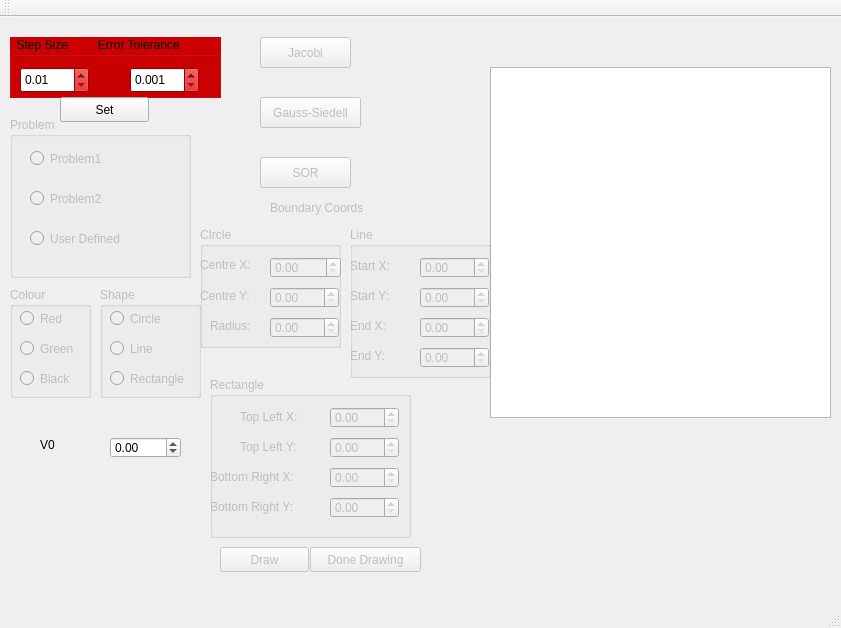
<?xml version="1.0" encoding="UTF-8"?>
<ui version="4.0">
 <class>MainWindow</class>
 <widget class="QMainWindow" name="MainWindow">
  <property name="geometry">
   <rect>
    <x>0</x>
    <y>0</y>
    <width>841</width>
    <height>628</height>
   </rect>
  </property>
  <property name="windowTitle">
   <string>MainWindow</string>
  </property>
  <widget class="QWidget" name="centralWidget">
   <widget class="QPushButton" name="GaussSeidell">
    <property name="enabled">
     <bool>false</bool>
    </property>
    <property name="geometry">
     <rect>
      <x>260</x>
      <y>80</y>
      <width>101</width>
      <height>31</height>
     </rect>
    </property>
    <property name="text">
     <string>Gauss-Siedell</string>
    </property>
   </widget>
   <widget class="QPushButton" name="Jacobi">
    <property name="enabled">
     <bool>false</bool>
    </property>
    <property name="geometry">
     <rect>
      <x>260</x>
      <y>20</y>
      <width>91</width>
      <height>31</height>
     </rect>
    </property>
    <property name="text">
     <string>Jacobi</string>
    </property>
   </widget>
   <widget class="QPushButton" name="SOR">
    <property name="enabled">
     <bool>false</bool>
    </property>
    <property name="geometry">
     <rect>
      <x>260</x>
      <y>140</y>
      <width>91</width>
      <height>31</height>
     </rect>
    </property>
    <property name="text">
     <string>SOR</string>
    </property>
   </widget>
   <widget class="QGroupBox" name="groupBox">
    <property name="geometry">
     <rect>
      <x>10</x>
      <y>20</y>
      <width>211</width>
      <height>61</height>
     </rect>
    </property>
    <property name="palette">
     <palette>
      <active>
       <colorrole role="WindowText">
        <brush brushstyle="SolidPattern">
         <color alpha="255">
          <red>0</red>
          <green>0</green>
          <blue>0</blue>
         </color>
        </brush>
       </colorrole>
       <colorrole role="Button">
        <brush brushstyle="SolidPattern">
         <color alpha="255">
          <red>204</red>
          <green>0</green>
          <blue>0</blue>
         </color>
        </brush>
       </colorrole>
       <colorrole role="Light">
        <brush brushstyle="SolidPattern">
         <color alpha="255">
          <red>255</red>
          <green>51</green>
          <blue>51</blue>
         </color>
        </brush>
       </colorrole>
       <colorrole role="Midlight">
        <brush brushstyle="SolidPattern">
         <color alpha="255">
          <red>229</red>
          <green>25</green>
          <blue>25</blue>
         </color>
        </brush>
       </colorrole>
       <colorrole role="Dark">
        <brush brushstyle="SolidPattern">
         <color alpha="255">
          <red>102</red>
          <green>0</green>
          <blue>0</blue>
         </color>
        </brush>
       </colorrole>
       <colorrole role="Mid">
        <brush brushstyle="SolidPattern">
         <color alpha="255">
          <red>136</red>
          <green>0</green>
          <blue>0</blue>
         </color>
        </brush>
       </colorrole>
       <colorrole role="Text">
        <brush brushstyle="SolidPattern">
         <color alpha="255">
          <red>0</red>
          <green>0</green>
          <blue>0</blue>
         </color>
        </brush>
       </colorrole>
       <colorrole role="BrightText">
        <brush brushstyle="SolidPattern">
         <color alpha="255">
          <red>255</red>
          <green>255</green>
          <blue>255</blue>
         </color>
        </brush>
       </colorrole>
       <colorrole role="ButtonText">
        <brush brushstyle="SolidPattern">
         <color alpha="255">
          <red>0</red>
          <green>0</green>
          <blue>0</blue>
         </color>
        </brush>
       </colorrole>
       <colorrole role="Base">
        <brush brushstyle="SolidPattern">
         <color alpha="255">
          <red>255</red>
          <green>255</green>
          <blue>255</blue>
         </color>
        </brush>
       </colorrole>
       <colorrole role="Window">
        <brush brushstyle="SolidPattern">
         <color alpha="255">
          <red>204</red>
          <green>0</green>
          <blue>0</blue>
         </color>
        </brush>
       </colorrole>
       <colorrole role="Shadow">
        <brush brushstyle="SolidPattern">
         <color alpha="255">
          <red>0</red>
          <green>0</green>
          <blue>0</blue>
         </color>
        </brush>
       </colorrole>
       <colorrole role="AlternateBase">
        <brush brushstyle="SolidPattern">
         <color alpha="255">
          <red>229</red>
          <green>127</green>
          <blue>127</blue>
         </color>
        </brush>
       </colorrole>
       <colorrole role="ToolTipBase">
        <brush brushstyle="SolidPattern">
         <color alpha="255">
          <red>255</red>
          <green>255</green>
          <blue>220</blue>
         </color>
        </brush>
       </colorrole>
       <colorrole role="ToolTipText">
        <brush brushstyle="SolidPattern">
         <color alpha="255">
          <red>0</red>
          <green>0</green>
          <blue>0</blue>
         </color>
        </brush>
       </colorrole>
      </active>
      <inactive>
       <colorrole role="WindowText">
        <brush brushstyle="SolidPattern">
         <color alpha="255">
          <red>0</red>
          <green>0</green>
          <blue>0</blue>
         </color>
        </brush>
       </colorrole>
       <colorrole role="Button">
        <brush brushstyle="SolidPattern">
         <color alpha="255">
          <red>204</red>
          <green>0</green>
          <blue>0</blue>
         </color>
        </brush>
       </colorrole>
       <colorrole role="Light">
        <brush brushstyle="SolidPattern">
         <color alpha="255">
          <red>255</red>
          <green>51</green>
          <blue>51</blue>
         </color>
        </brush>
       </colorrole>
       <colorrole role="Midlight">
        <brush brushstyle="SolidPattern">
         <color alpha="255">
          <red>229</red>
          <green>25</green>
          <blue>25</blue>
         </color>
        </brush>
       </colorrole>
       <colorrole role="Dark">
        <brush brushstyle="SolidPattern">
         <color alpha="255">
          <red>102</red>
          <green>0</green>
          <blue>0</blue>
         </color>
        </brush>
       </colorrole>
       <colorrole role="Mid">
        <brush brushstyle="SolidPattern">
         <color alpha="255">
          <red>136</red>
          <green>0</green>
          <blue>0</blue>
         </color>
        </brush>
       </colorrole>
       <colorrole role="Text">
        <brush brushstyle="SolidPattern">
         <color alpha="255">
          <red>0</red>
          <green>0</green>
          <blue>0</blue>
         </color>
        </brush>
       </colorrole>
       <colorrole role="BrightText">
        <brush brushstyle="SolidPattern">
         <color alpha="255">
          <red>255</red>
          <green>255</green>
          <blue>255</blue>
         </color>
        </brush>
       </colorrole>
       <colorrole role="ButtonText">
        <brush brushstyle="SolidPattern">
         <color alpha="255">
          <red>0</red>
          <green>0</green>
          <blue>0</blue>
         </color>
        </brush>
       </colorrole>
       <colorrole role="Base">
        <brush brushstyle="SolidPattern">
         <color alpha="255">
          <red>255</red>
          <green>255</green>
          <blue>255</blue>
         </color>
        </brush>
       </colorrole>
       <colorrole role="Window">
        <brush brushstyle="SolidPattern">
         <color alpha="255">
          <red>204</red>
          <green>0</green>
          <blue>0</blue>
         </color>
        </brush>
       </colorrole>
       <colorrole role="Shadow">
        <brush brushstyle="SolidPattern">
         <color alpha="255">
          <red>0</red>
          <green>0</green>
          <blue>0</blue>
         </color>
        </brush>
       </colorrole>
       <colorrole role="AlternateBase">
        <brush brushstyle="SolidPattern">
         <color alpha="255">
          <red>229</red>
          <green>127</green>
          <blue>127</blue>
         </color>
        </brush>
       </colorrole>
       <colorrole role="ToolTipBase">
        <brush brushstyle="SolidPattern">
         <color alpha="255">
          <red>255</red>
          <green>255</green>
          <blue>220</blue>
         </color>
        </brush>
       </colorrole>
       <colorrole role="ToolTipText">
        <brush brushstyle="SolidPattern">
         <color alpha="255">
          <red>0</red>
          <green>0</green>
          <blue>0</blue>
         </color>
        </brush>
       </colorrole>
      </inactive>
      <disabled>
       <colorrole role="WindowText">
        <brush brushstyle="SolidPattern">
         <color alpha="255">
          <red>102</red>
          <green>0</green>
          <blue>0</blue>
         </color>
        </brush>
       </colorrole>
       <colorrole role="Button">
        <brush brushstyle="SolidPattern">
         <color alpha="255">
          <red>204</red>
          <green>0</green>
          <blue>0</blue>
         </color>
        </brush>
       </colorrole>
       <colorrole role="Light">
        <brush brushstyle="SolidPattern">
         <color alpha="255">
          <red>255</red>
          <green>51</green>
          <blue>51</blue>
         </color>
        </brush>
       </colorrole>
       <colorrole role="Midlight">
        <brush brushstyle="SolidPattern">
         <color alpha="255">
          <red>229</red>
          <green>25</green>
          <blue>25</blue>
         </color>
        </brush>
       </colorrole>
       <colorrole role="Dark">
        <brush brushstyle="SolidPattern">
         <color alpha="255">
          <red>102</red>
          <green>0</green>
          <blue>0</blue>
         </color>
        </brush>
       </colorrole>
       <colorrole role="Mid">
        <brush brushstyle="SolidPattern">
         <color alpha="255">
          <red>136</red>
          <green>0</green>
          <blue>0</blue>
         </color>
        </brush>
       </colorrole>
       <colorrole role="Text">
        <brush brushstyle="SolidPattern">
         <color alpha="255">
          <red>102</red>
          <green>0</green>
          <blue>0</blue>
         </color>
        </brush>
       </colorrole>
       <colorrole role="BrightText">
        <brush brushstyle="SolidPattern">
         <color alpha="255">
          <red>255</red>
          <green>255</green>
          <blue>255</blue>
         </color>
        </brush>
       </colorrole>
       <colorrole role="ButtonText">
        <brush brushstyle="SolidPattern">
         <color alpha="255">
          <red>102</red>
          <green>0</green>
          <blue>0</blue>
         </color>
        </brush>
       </colorrole>
       <colorrole role="Base">
        <brush brushstyle="SolidPattern">
         <color alpha="255">
          <red>204</red>
          <green>0</green>
          <blue>0</blue>
         </color>
        </brush>
       </colorrole>
       <colorrole role="Window">
        <brush brushstyle="SolidPattern">
         <color alpha="255">
          <red>204</red>
          <green>0</green>
          <blue>0</blue>
         </color>
        </brush>
       </colorrole>
       <colorrole role="Shadow">
        <brush brushstyle="SolidPattern">
         <color alpha="255">
          <red>0</red>
          <green>0</green>
          <blue>0</blue>
         </color>
        </brush>
       </colorrole>
       <colorrole role="AlternateBase">
        <brush brushstyle="SolidPattern">
         <color alpha="255">
          <red>204</red>
          <green>0</green>
          <blue>0</blue>
         </color>
        </brush>
       </colorrole>
       <colorrole role="ToolTipBase">
        <brush brushstyle="SolidPattern">
         <color alpha="255">
          <red>255</red>
          <green>255</green>
          <blue>220</blue>
         </color>
        </brush>
       </colorrole>
       <colorrole role="ToolTipText">
        <brush brushstyle="SolidPattern">
         <color alpha="255">
          <red>0</red>
          <green>0</green>
          <blue>0</blue>
         </color>
        </brush>
       </colorrole>
      </disabled>
     </palette>
    </property>
    <property name="autoFillBackground">
     <bool>true</bool>
    </property>
    <property name="title">
     <string>  Step Size         Error Tolerance</string>
    </property>
    <widget class="QDoubleSpinBox" name="deltaVal">
     <property name="geometry">
      <rect>
       <x>10</x>
       <y>30</y>
       <width>69</width>
       <height>26</height>
      </rect>
     </property>
     <property name="minimumSize">
      <size>
       <width>69</width>
       <height>26</height>
      </size>
     </property>
     <property name="maximumSize">
      <size>
       <width>69</width>
       <height>26</height>
      </size>
     </property>
     <property name="minimum">
      <double>0.010000000000000</double>
     </property>
     <property name="maximum">
      <double>0.050000000000000</double>
     </property>
     <property name="singleStep">
      <double>0.010000000000000</double>
     </property>
    </widget>
    <widget class="QDoubleSpinBox" name="ErrTol">
     <property name="geometry">
      <rect>
       <x>120</x>
       <y>30</y>
       <width>69</width>
       <height>26</height>
      </rect>
     </property>
     <property name="decimals">
      <number>3</number>
     </property>
     <property name="minimum">
      <double>0.001000000000000</double>
     </property>
     <property name="maximum">
      <double>0.100000000000000</double>
     </property>
     <property name="singleStep">
      <double>0.001000000000000</double>
     </property>
    </widget>
   </widget>
   <widget class="QLabel" name="label_2">
    <property name="enabled">
     <bool>false</bool>
    </property>
    <property name="geometry">
     <rect>
      <x>270</x>
      <y>180</y>
      <width>121</width>
      <height>21</height>
     </rect>
    </property>
    <property name="text">
     <string>Boundary Coords</string>
    </property>
   </widget>
   <widget class="QGraphicsView" name="graphicsView">
    <property name="geometry">
     <rect>
      <x>490</x>
      <y>50</y>
      <width>341</width>
      <height>351</height>
     </rect>
    </property>
   </widget>
   <widget class="QGroupBox" name="groupBox_2">
    <property name="enabled">
     <bool>false</bool>
    </property>
    <property name="geometry">
     <rect>
      <x>10</x>
      <y>100</y>
      <width>181</width>
      <height>161</height>
     </rect>
    </property>
    <property name="title">
     <string>Problem</string>
    </property>
    <widget class="QRadioButton" name="Problem1">
     <property name="geometry">
      <rect>
       <x>20</x>
       <y>30</y>
       <width>112</width>
       <height>23</height>
      </rect>
     </property>
     <property name="text">
      <string>Problem1</string>
     </property>
    </widget>
    <widget class="QRadioButton" name="Problem2">
     <property name="geometry">
      <rect>
       <x>20</x>
       <y>70</y>
       <width>112</width>
       <height>23</height>
      </rect>
     </property>
     <property name="text">
      <string>Problem2</string>
     </property>
    </widget>
    <widget class="QRadioButton" name="UD">
     <property name="geometry">
      <rect>
       <x>20</x>
       <y>110</y>
       <width>121</width>
       <height>23</height>
      </rect>
     </property>
     <property name="text">
      <string>User Defined</string>
     </property>
    </widget>
   </widget>
   <widget class="QGroupBox" name="groupBox_3">
    <property name="enabled">
     <bool>false</bool>
    </property>
    <property name="geometry">
     <rect>
      <x>10</x>
      <y>270</y>
      <width>81</width>
      <height>111</height>
     </rect>
    </property>
    <property name="title">
     <string>Colour</string>
    </property>
    <property name="checkable">
     <bool>false</bool>
    </property>
    <widget class="QRadioButton" name="red">
     <property name="geometry">
      <rect>
       <x>10</x>
       <y>20</y>
       <width>112</width>
       <height>23</height>
      </rect>
     </property>
     <property name="text">
      <string>Red</string>
     </property>
    </widget>
    <widget class="QRadioButton" name="green">
     <property name="geometry">
      <rect>
       <x>10</x>
       <y>50</y>
       <width>112</width>
       <height>23</height>
      </rect>
     </property>
     <property name="text">
      <string>Green</string>
     </property>
    </widget>
    <widget class="QRadioButton" name="black">
     <property name="geometry">
      <rect>
       <x>10</x>
       <y>80</y>
       <width>112</width>
       <height>23</height>
      </rect>
     </property>
     <property name="text">
      <string>Black</string>
     </property>
    </widget>
   </widget>
   <widget class="QGroupBox" name="groupBox_4">
    <property name="enabled">
     <bool>false</bool>
    </property>
    <property name="geometry">
     <rect>
      <x>100</x>
      <y>270</y>
      <width>101</width>
      <height>111</height>
     </rect>
    </property>
    <property name="title">
     <string>Shape</string>
    </property>
    <widget class="QRadioButton" name="circle">
     <property name="geometry">
      <rect>
       <x>10</x>
       <y>20</y>
       <width>112</width>
       <height>23</height>
      </rect>
     </property>
     <property name="text">
      <string>Circle</string>
     </property>
    </widget>
    <widget class="QRadioButton" name="line">
     <property name="geometry">
      <rect>
       <x>10</x>
       <y>50</y>
       <width>112</width>
       <height>23</height>
      </rect>
     </property>
     <property name="text">
      <string>Line</string>
     </property>
    </widget>
    <widget class="QRadioButton" name="rectangle">
     <property name="geometry">
      <rect>
       <x>10</x>
       <y>80</y>
       <width>112</width>
       <height>23</height>
      </rect>
     </property>
     <property name="text">
      <string>Rectangle</string>
     </property>
    </widget>
   </widget>
   <widget class="QPushButton" name="Draw">
    <property name="enabled">
     <bool>false</bool>
    </property>
    <property name="geometry">
     <rect>
      <x>220</x>
      <y>530</y>
      <width>89</width>
      <height>25</height>
     </rect>
    </property>
    <property name="text">
     <string>Draw</string>
    </property>
   </widget>
   <widget class="QPushButton" name="Draw_2">
    <property name="enabled">
     <bool>false</bool>
    </property>
    <property name="geometry">
     <rect>
      <x>310</x>
      <y>530</y>
      <width>111</width>
      <height>25</height>
     </rect>
    </property>
    <property name="text">
     <string>Done Drawing</string>
    </property>
   </widget>
   <widget class="QDoubleSpinBox" name="HorizLinear_6">
    <property name="geometry">
     <rect>
      <x>110</x>
      <y>420</y>
      <width>71</width>
      <height>21</height>
     </rect>
    </property>
    <property name="minimum">
     <double>-1000.000000000000000</double>
    </property>
    <property name="maximum">
     <double>1000.000000000000000</double>
    </property>
   </widget>
   <widget class="QLabel" name="label_17">
    <property name="geometry">
     <rect>
      <x>40</x>
      <y>420</y>
      <width>71</width>
      <height>16</height>
     </rect>
    </property>
    <property name="text">
     <string>V0</string>
    </property>
   </widget>
   <widget class="QGroupBox" name="Circlegroup">
    <property name="enabled">
     <bool>false</bool>
    </property>
    <property name="geometry">
     <rect>
      <x>200</x>
      <y>210</y>
      <width>141</width>
      <height>121</height>
     </rect>
    </property>
    <property name="title">
     <string>CIrcle</string>
    </property>
    <widget class="QLabel" name="label_3">
     <property name="geometry">
      <rect>
       <x>0</x>
       <y>30</y>
       <width>71</width>
       <height>16</height>
      </rect>
     </property>
     <property name="text">
      <string>Centre X:</string>
     </property>
    </widget>
    <widget class="QDoubleSpinBox" name="HorizLinear">
     <property name="geometry">
      <rect>
       <x>70</x>
       <y>30</y>
       <width>71</width>
       <height>21</height>
      </rect>
     </property>
     <property name="maximum">
      <double>300.000000000000000</double>
     </property>
    </widget>
    <widget class="QLabel" name="label_4">
     <property name="geometry">
      <rect>
       <x>0</x>
       <y>60</y>
       <width>71</width>
       <height>17</height>
      </rect>
     </property>
     <property name="text">
      <string>Centre Y:</string>
     </property>
    </widget>
    <widget class="QDoubleSpinBox" name="VertLinear">
     <property name="geometry">
      <rect>
       <x>70</x>
       <y>60</y>
       <width>69</width>
       <height>21</height>
      </rect>
     </property>
     <property name="maximum">
      <double>300.000000000000000</double>
     </property>
    </widget>
    <widget class="QLabel" name="label_9">
     <property name="geometry">
      <rect>
       <x>10</x>
       <y>90</y>
       <width>71</width>
       <height>17</height>
      </rect>
     </property>
     <property name="text">
      <string>Radius:</string>
     </property>
    </widget>
    <widget class="QDoubleSpinBox" name="VertLinear_3">
     <property name="geometry">
      <rect>
       <x>70</x>
       <y>90</y>
       <width>69</width>
       <height>21</height>
      </rect>
     </property>
     <property name="maximum">
      <double>150.000000000000000</double>
     </property>
    </widget>
   </widget>
   <widget class="QGroupBox" name="Linegroup">
    <property name="enabled">
     <bool>false</bool>
    </property>
    <property name="geometry">
     <rect>
      <x>350</x>
      <y>210</y>
      <width>141</width>
      <height>151</height>
     </rect>
    </property>
    <property name="title">
     <string>Line</string>
    </property>
    <widget class="QDoubleSpinBox" name="HorizLinear_3">
     <property name="geometry">
      <rect>
       <x>70</x>
       <y>90</y>
       <width>69</width>
       <height>21</height>
      </rect>
     </property>
     <property name="maximum">
      <double>300.000000000000000</double>
     </property>
    </widget>
    <widget class="QLabel" name="label_8">
     <property name="geometry">
      <rect>
       <x>0</x>
       <y>60</y>
       <width>61</width>
       <height>17</height>
      </rect>
     </property>
     <property name="text">
      <string>Start Y:</string>
     </property>
    </widget>
    <widget class="QDoubleSpinBox" name="VertLinear_4">
     <property name="geometry">
      <rect>
       <x>70</x>
       <y>120</y>
       <width>69</width>
       <height>21</height>
      </rect>
     </property>
     <property name="maximum">
      <double>300.000000000000000</double>
     </property>
    </widget>
    <widget class="QDoubleSpinBox" name="VertLinear_2">
     <property name="geometry">
      <rect>
       <x>70</x>
       <y>60</y>
       <width>69</width>
       <height>21</height>
      </rect>
     </property>
     <property name="maximum">
      <double>300.000000000000000</double>
     </property>
    </widget>
    <widget class="QLabel" name="label_11">
     <property name="geometry">
      <rect>
       <x>0</x>
       <y>120</y>
       <width>61</width>
       <height>17</height>
      </rect>
     </property>
     <property name="text">
      <string>End Y:</string>
     </property>
    </widget>
    <widget class="QLabel" name="label_10">
     <property name="geometry">
      <rect>
       <x>0</x>
       <y>90</y>
       <width>61</width>
       <height>17</height>
      </rect>
     </property>
     <property name="text">
      <string>End X:</string>
     </property>
    </widget>
    <widget class="QLabel" name="label_7">
     <property name="geometry">
      <rect>
       <x>0</x>
       <y>30</y>
       <width>61</width>
       <height>17</height>
      </rect>
     </property>
     <property name="text">
      <string>Start X:</string>
     </property>
    </widget>
    <widget class="QDoubleSpinBox" name="HorizLinear_2">
     <property name="geometry">
      <rect>
       <x>70</x>
       <y>30</y>
       <width>69</width>
       <height>21</height>
      </rect>
     </property>
     <property name="maximum">
      <double>300.000000000000000</double>
     </property>
    </widget>
   </widget>
   <widget class="QGroupBox" name="Rectanglegroup">
    <property name="enabled">
     <bool>false</bool>
    </property>
    <property name="geometry">
     <rect>
      <x>210</x>
      <y>360</y>
      <width>201</width>
      <height>161</height>
     </rect>
    </property>
    <property name="title">
     <string>Rectangle</string>
    </property>
    <widget class="QDoubleSpinBox" name="VertLinear_5">
     <property name="geometry">
      <rect>
       <x>120</x>
       <y>120</y>
       <width>69</width>
       <height>21</height>
      </rect>
     </property>
     <property name="maximum">
      <double>300.000000000000000</double>
     </property>
    </widget>
    <widget class="QLabel" name="label_16">
     <property name="geometry">
      <rect>
       <x>0</x>
       <y>120</y>
       <width>111</width>
       <height>20</height>
      </rect>
     </property>
     <property name="text">
      <string>Bottom Right Y:</string>
     </property>
    </widget>
    <widget class="QDoubleSpinBox" name="HorizLinear_4">
     <property name="geometry">
      <rect>
       <x>120</x>
       <y>30</y>
       <width>69</width>
       <height>21</height>
      </rect>
     </property>
     <property name="maximum">
      <double>300.000000000000000</double>
     </property>
    </widget>
    <widget class="QLabel" name="label_15">
     <property name="geometry">
      <rect>
       <x>30</x>
       <y>60</y>
       <width>81</width>
       <height>20</height>
      </rect>
     </property>
     <property name="text">
      <string>Top Left Y:</string>
     </property>
    </widget>
    <widget class="QDoubleSpinBox" name="HorizLinear_5">
     <property name="geometry">
      <rect>
       <x>120</x>
       <y>90</y>
       <width>69</width>
       <height>21</height>
      </rect>
     </property>
     <property name="maximum">
      <double>300.000000000000000</double>
     </property>
    </widget>
    <widget class="QDoubleSpinBox" name="VertLinear_6">
     <property name="geometry">
      <rect>
       <x>120</x>
       <y>60</y>
       <width>69</width>
       <height>21</height>
      </rect>
     </property>
     <property name="maximum">
      <double>300.000000000000000</double>
     </property>
    </widget>
    <widget class="QLabel" name="label_12">
     <property name="geometry">
      <rect>
       <x>0</x>
       <y>90</y>
       <width>111</width>
       <height>20</height>
      </rect>
     </property>
     <property name="text">
      <string>Bottom Right X:</string>
     </property>
    </widget>
    <widget class="QLabel" name="label_14">
     <property name="geometry">
      <rect>
       <x>30</x>
       <y>30</y>
       <width>81</width>
       <height>20</height>
      </rect>
     </property>
     <property name="text">
      <string>Top Left X:</string>
     </property>
    </widget>
   </widget>
   <widget class="QPushButton" name="pushButton">
    <property name="geometry">
     <rect>
      <x>60</x>
      <y>80</y>
      <width>89</width>
      <height>25</height>
     </rect>
    </property>
    <property name="text">
     <string>Set</string>
    </property>
   </widget>
   <zorder>groupBox_3</zorder>
   <zorder>groupBox_2</zorder>
   <zorder>groupBox</zorder>
   <zorder>GaussSeidell</zorder>
   <zorder>Jacobi</zorder>
   <zorder>SOR</zorder>
   <zorder>label_2</zorder>
   <zorder>graphicsView</zorder>
   <zorder>groupBox_4</zorder>
   <zorder>Draw</zorder>
   <zorder>Draw_2</zorder>
   <zorder>HorizLinear_6</zorder>
   <zorder>label_17</zorder>
   <zorder>Circlegroup</zorder>
   <zorder>Linegroup</zorder>
   <zorder>Rectanglegroup</zorder>
   <zorder>pushButton</zorder>
  </widget>
  <widget class="QMenuBar" name="menuBar">
   <property name="geometry">
    <rect>
     <x>0</x>
     <y>0</y>
     <width>841</width>
     <height>22</height>
    </rect>
   </property>
  </widget>
  <widget class="QToolBar" name="mainToolBar">
   <attribute name="toolBarArea">
    <enum>TopToolBarArea</enum>
   </attribute>
   <attribute name="toolBarBreak">
    <bool>false</bool>
   </attribute>
  </widget>
  <widget class="QStatusBar" name="statusBar"/>
 </widget>
 <layoutdefault spacing="6" margin="11"/>
 <resources/>
 <connections/>
</ui>
